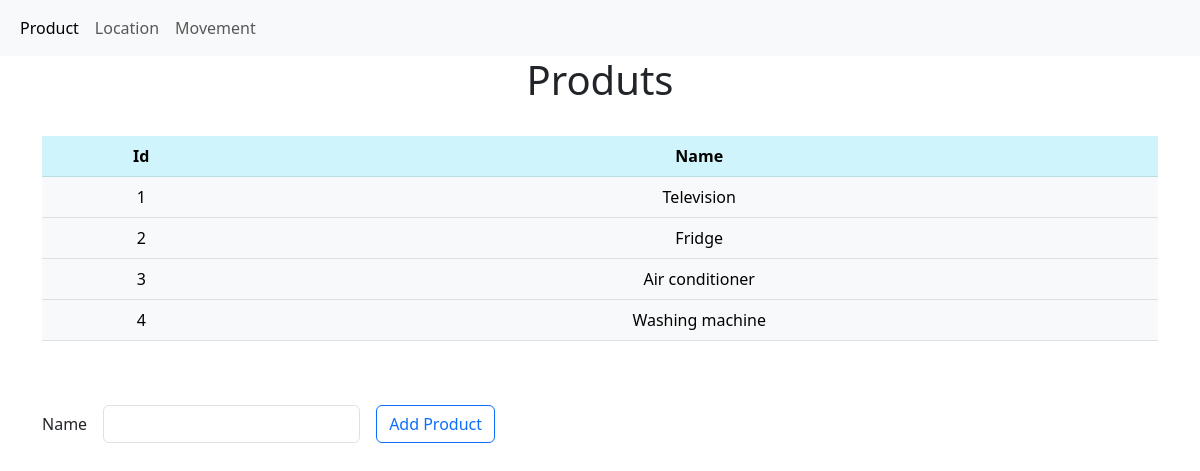
Screenshot of /Add/Edit/ViewProduct/ with the database file from the repository.
### core/models.py (models this page shows, shortened)
class Product(db.Model):
    product_id = db.Column(db.Integer, primary_key=True)
    name = db.Column(db.String(30), unique=True, nullable=False)

### core/routes.py (the view)
@app.route("/Add/Edit/ViewProduct/", methods=["GET", "POST"])
def product():
    if request.method == "POST":
        add_data(Product, "product_name")   # adding new product to database
    products = Product.query.all()
    return render_template("product.html", products=products)

### core/templates/product.html (shortened to what this page needs)
{% extends 'base.html' %}
{% block product_nav %} active {% endblock %}
{% block content %}
<div class="container-fluid text-center">
  <h1>Produts</h1>
  <br />
  <div class="container-sm">
    {% if products %}
    <table class="table table-info table-hover">
      <thead>
        <tr>
          <th scope="col">Id</th>
          <th scope="col">Name</th>
        </tr>
      </thead>
      <tbody>
        {% for product in products %}
        <tr class="table-light">
          <td>{{product.product_id}}</td>
          <td>{{product.name}}</td>
        </tr>
        {% endfor %}
      </tbody>
    </table>
    {% else %}
    <h3 class="text-secondary">No products added</h3>
    {% endif %}
    <br /><br />
    <form action="http://127.0.0.1:5000/Add/Edit/ViewProduct/" method="post">
      <div class="row g-3 align-items-center">
        <div class="col-auto">
          <label for="product_name" class="col-form-label">Name</label>
        </div>
        <div class="col-auto">
          <input
            type="text"
            name="product_name"
            class="form-control"
            required
          />
        </div>
        <div class="col-auto">
          <button type="submit" class="btn btn-outline-primary">
            Add Product
          </button>
        </div>
      </div>
    </form>
  </div>
</div>
{% endblock %}

### rows the page displays
Product: product_id "1", name "Television"
Product: product_id "2", name "Fridge"
Product: product_id "3", name "Air conditioner"
Product: product_id "4", name "Washing machine"
